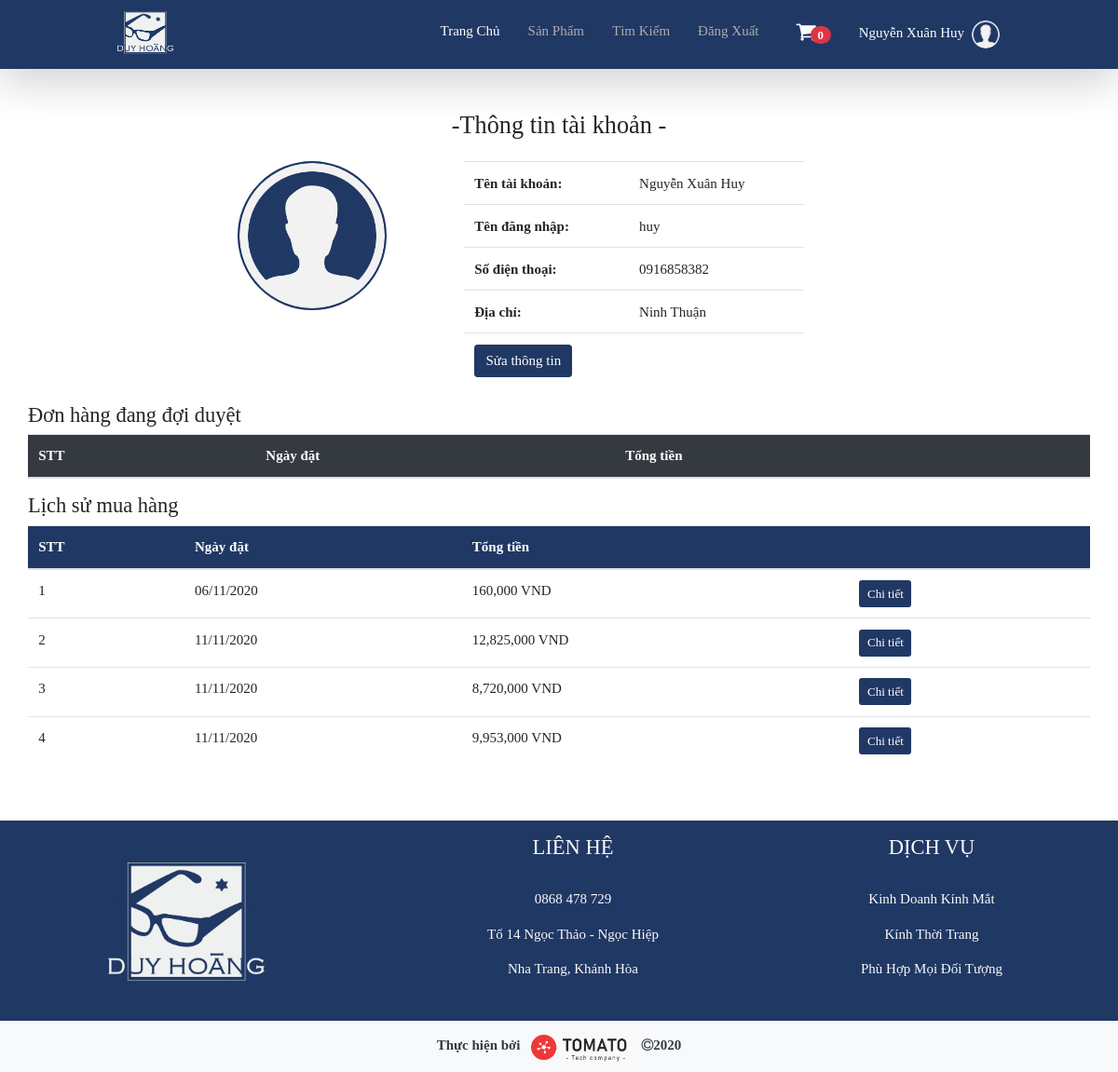
Screenshot of /account.php (signed in) with the database file from the repository.
### tables this page shows
CREATE TABLE `account` (
  `id` int(11) NOT NULL,
  `name` varchar(50) DEFAULT NULL,
  `username` varchar(50) DEFAULT NULL,
  `password` varchar(50) DEFAULT NULL,
  `admin` bit(1) DEFAULT NULL,
  `phone` varchar(20) DEFAULT NULL,
  `address` varchar(255) DEFAULT NULL,
  `image` varchar(50) DEFAULT 'avatar.png'
);

CREATE TABLE `bills` (
  `id` int(10) UNSIGNED NOT NULL,
  `id_customer` int(11) DEFAULT NULL,
  `date_order` date DEFAULT NULL,
  `total` float DEFAULT NULL,
  `status` bit(1) DEFAULT b'0'
);

### account.php (the view, shortened to what this page needs)
<!doctype html>
<html lang="en">
    <head>
        <link rel="stylesheet" href="https://stackpath.bootstrapcdn.com/bootstrap/4.3.1/css/bootstrap.min.css">
        <link rel="stylesheet" href="https://maxcdn.bootstrapcdn.com/font-awesome/4.7.0/css/font-awesome.min.css">
        <link rel="stylesheet" href="style.css">
      </head>
  <body>
  <?php
    require_once('db_config/db_connect.php');
    $sql = 'Select * from account join bills
            on account.id = bills.id_customer where id_customer = '. $_SESSION['id'].' AND status=1';
    $result = mysqli_query($conn,$sql);
?>
    <?php
        include('header.php');
    ?>
<div class="container mt-5">
    <h3 class=" text-center mb-4">-Thông tin tài khoản -</h3>
    <div class="row">
        <div class="col-4">
            <?php echo '<img class="avt_user" src="img/'.$_SESSION['img'].'">';?>
        </div>
        <div class="col-8">
            <table class="table table-acc">
                <tbody>
                    <tr>
                        <td><b>Tên tài khoản:</b></td>
                        <td><?php echo $_SESSION['name'] ?></td>
                    </tr>
                    <tr>
                        <td><b>Tên đăng nhập: </b></td>
                        <td><?php echo $_SESSION['usn'] ?></td>
                    </tr>
                    <tr>
                        <td><b>Số điện thoại: </b></td>
                        <td><?php echo $_SESSION['phone'] ?></td>
                    </tr>
                    <tr>
                        <td><b>Địa chỉ: </b></td>
                        <td><?php echo $_SESSION['addr'] ?></td>
                    </tr>
                    <tr>
                        <td><a class="btn btn-color" data-toggle="modal" data-target="#checkpass" href="#">Sửa thông tin</a></td>
                        <td></td>
                    </tr>
                </tbody>
            </table>
        </div>
    </div>
    <div class="row">
            <h4>Đơn hàng đang đợi duyệt</h4>
            <table class="table table-hover">
                <thead class="bg-dark text-white">
                    <tr>
                        <th>STT</th>
                        <th>Ngày đặt</th>
                        <th>Tổng tiền</th>
                        <th></th>
                    </tr>
                </thead>
            </table>
        </div>
    <div class="row">
        <h4>Lịch sử mua hàng</h4>
        <table class="table table-hover">
            <thead class="bg-color text-white">
                <tr>
                    <th>STT</th>
                    <th>Ngày đặt</th>
                    <th>Tổng tiền</th>
                    <th></th>
                </tr>
            </thead>
        <tbody>
            <?php
                $i = 1;
                while($row = mysqli_fetch_array($result))
                {
                    echo '
                    <tr>
                        <td>'.$i++.'</td>
                        <td>'.date('d/m/Y',strtotime($row['date_order'])).'</td>
                        <td>'.number_format($row['total']).' VND</td>
                        <td>
                            <a class="btn btn-sm btn-color" href="bill_detail.php?id='.$row['id'].'">Chi tiết</a>
                        </td>
                    </tr>';
                }
            ?>
        </tbody>
        </table>
    </div>
</div>
    <?php include('footer.php') ?>
  </body>
</html>

### style.css (style rules this page uses)
:root { --mainColor:#203864; --bgColor:white; }
* { font-family: Bahnschrift Light; font-size: 15px; scroll-behavior: smooth; box-sizing: border-box; }
body { background-color: var(--bgColor); position: relative; }
.bg-color { background-color: var(--mainColor); }
.btn-color { color: white; background-color: var(--mainColor); }
.avt_user { height: 160px !important; width: 160px !important; margin-left: 60%; border-radius: 50%; object-fit: cover; background-color: #203864 !important; border: 2px solid var(--mainColor); }
.table-acc { width: 50% !important; margin-left: 10%; }

### rows the page displays
account: bills.date_order "06/11/2020", bills.total "160,000", bills.date_order "11/11/2020", bills.total "12,825,000", bills.total "8,720,000", bills.total "9,953,000"

### other values shown
$count "0"
$_SESSION['name'] "Nguyễn Xuân Huy"
$_SESSION['usn'] "huy"
$_SESSION['phone'] "0916858382"
$_SESSION['addr'] "Ninh Thuận"
